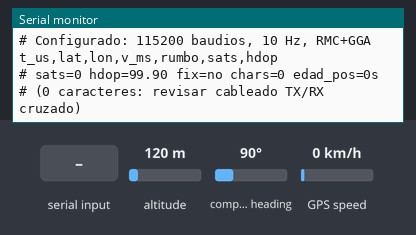
Bench run of a sketch on a simulated ESP32. On the bench: the last lines printed to the serial monitor. The inputs (shaded band) are chosen by the test bench; at power-on: altitude 120 m, compass heading 90°, GPS speed 0 km/h. The GPS gets a fix after 3 s at 37.7749, -122.4194 with 8 satellites.

Above: at 1.9 s.
2.0 s: altitude set to 20 m
At 2.4 s:
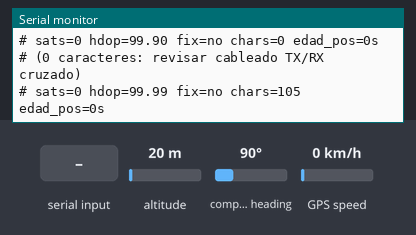
5.0 s: "$" received over the second serial link
At 5.4 s:
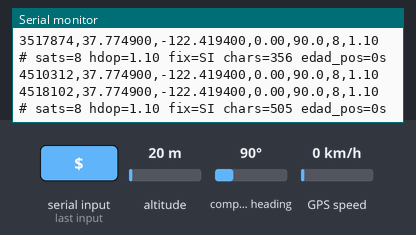
6.5 s: compass heading set to 7°
At 6.82 s:
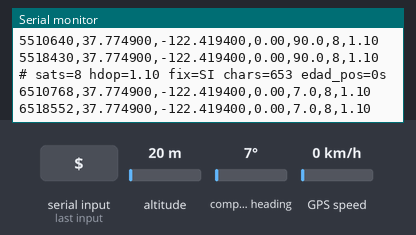
8.0 s: GPS speed set to 2 km/h
At 8.4 s:
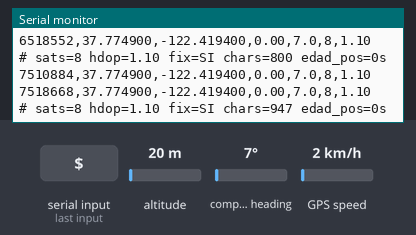
9.5 s: "1" received over the second serial link
At 10.4 s:
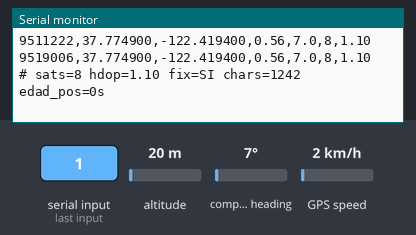

Measured:
- after the input at 5.0 s, the serial monitor: prints a new line at once (image 2)
- after the input at 6.5 s, the serial monitor: prints a new line at once (image 3)
- after the input at 9.5 s, the serial monitor: prints a new line at once (image 5)

The sketch:

04_gps_test.ino
```cpp
// =====================================================================
// 04_gps_test.ino — Prueba del GPS Quectel L86-M33 (Fase 10)
// Objetivo: fix, satélites, HDOP, posición, velocidad y rumbo a 10 Hz.
//
// LIBRERÍA REQUERIDA: "TinyGPSPlus" de Mikal Hart
//   (Arduino IDE -> Tools -> Manage Libraries -> buscar "TinyGPSPlus" -> Install)
//
// Cableado L86 -> ESP32:
//   VCC -> 3V3        GND -> GND
//   TX  -> GPIO16     RX  -> GPIO17
//   (TX del GPS al RX2 del ESP32 y viceversa: van CRUZADOS)
//   La IMU puede quedar conectada (usa otros pines); este sketch no la lee.
//
// IMPORTANTE: probar CERCA DE UNA VENTANA o al aire libre. Bajo techo no
// hay fix. Primer fix en frío: 30-60 s con cielo visible. El L86 arranca
// a 9600 baudios y 1 Hz; este sketch lo sube a 115200 y 10 Hz en caliente
// (no queda guardado: se reconfigura en cada arranque).
//
// Salida (monitor serie a 500000):
//   Líneas '#' -> estado legible cada segundo
//   Líneas CSV -> t_us,lat,lon,v_ms,rumbo,sats,hdop   (solo cuando hay fix)
//   Compatible con capturar_serial.py para registrar recorridos.
// =====================================================================

#include <TinyGPSPlus.h>

#define BAUD_PC   500000
#define GPS_RX    16        // RX2 del ESP32  <- TX del L86
#define GPS_TX    17        // TX2 del ESP32  -> RX del L86

TinyGPSPlus gps;
HardwareSerial SerialGPS(2);

uint32_t t_status = 0;
uint32_t nmea_rx = 0;
bool     fix_anunciado = false;

// Detecta a qué baudios está hablando el L86 (9600 de fábrica; 115200 si
// quedó configurado de un arranque anterior sin cortar alimentación)
long detectarBaud() {
  const long candidatos[] = { 9600, 115200 };
  for (long b : candidatos) {
    SerialGPS.begin(b, SERIAL_8N1, GPS_RX, GPS_TX);
    uint32_t t0 = millis();
    while (millis() - t0 < 1500) {
      if (SerialGPS.available() && SerialGPS.read() == '$') return b;
    }
    SerialGPS.end();
  }
  return 0;
}

void setup() {
  Serial.begin(BAUD_PC);
  delay(500);
  Serial.println("# Prueba GPS Quectel L86-M33");

  long b = detectarBaud();
  if (b == 0) {
    Serial.println("# ERROR: no llegan tramas NMEA. Revisar cruce TX/RX y alimentacion.");
    Serial.println("# (el LED del L86 parpadea lento solo cuando tiene fix; sin LED no significa muerto)");
    while (1) delay(1000);
  }
  Serial.printf("# L86 detectado a %ld baudios\n", b);

  if (b == 9600) {
    // Subir a 115200 (necesario para 10 Hz sin saturar el UART)
    SerialGPS.println("$PMTK251,115200*1F");
    delay(200);
    SerialGPS.end();
    SerialGPS.begin(115200, SERIAL_8N1, GPS_RX, GPS_TX);
  }
  // Tasa de actualizacion: 10 Hz (100 ms)
  SerialGPS.println("$PMTK220,100*2F");
  // Solo RMC+GGA (velocidad/rumbo + posicion/sats/hdop), menos trafico:
  SerialGPS.println("$PMTK314,0,1,0,1,0,0,0,0,0,0,0,0,0,0,0,0,0,0,0*28");
  Serial.println("# Configurado: 115200 baudios, 10 Hz, RMC+GGA");
  Serial.println("t_us,lat,lon,v_ms,rumbo,sats,hdop");
}

void loop() {
  while (SerialGPS.available()) {
    if (gps.encode(SerialGPS.read())) {
      // Sentencia completa parseada
      if (gps.location.isValid() && gps.location.isUpdated()) {
        Serial.printf("%lu,%.6f,%.6f,%.2f,%.1f,%d,%.2f\n",
                      (unsigned long)micros(),
                      gps.location.lat(), gps.location.lng(),
                      gps.speed.mps(),
                      gps.course.deg(),
                      (int)gps.satellites.value(),
                      gps.hdop.hdop());
        if (!fix_anunciado) { Serial.println("# *** FIX CONSEGUIDO ***"); fix_anunciado = true; }
      }
    }
    nmea_rx++;
  }

  // Estado legible cada segundo
  if (millis() - t_status >= 1000) {
    t_status = millis();
    Serial.printf("# sats=%d hdop=%.2f fix=%s chars=%lu edad_pos=%lus\n",
                  (int)gps.satellites.value(),
                  gps.hdop.isValid() ? gps.hdop.hdop() : 99.9,
                  gps.location.isValid() ? "SI" : "no",
                  (unsigned long)nmea_rx,
                  gps.location.isValid() ? (unsigned long)(gps.location.age() / 1000) : 0);
    if (nmea_rx == 0)
      Serial.println("# (0 caracteres: revisar cableado TX/RX cruzado)");
  }
}
```
